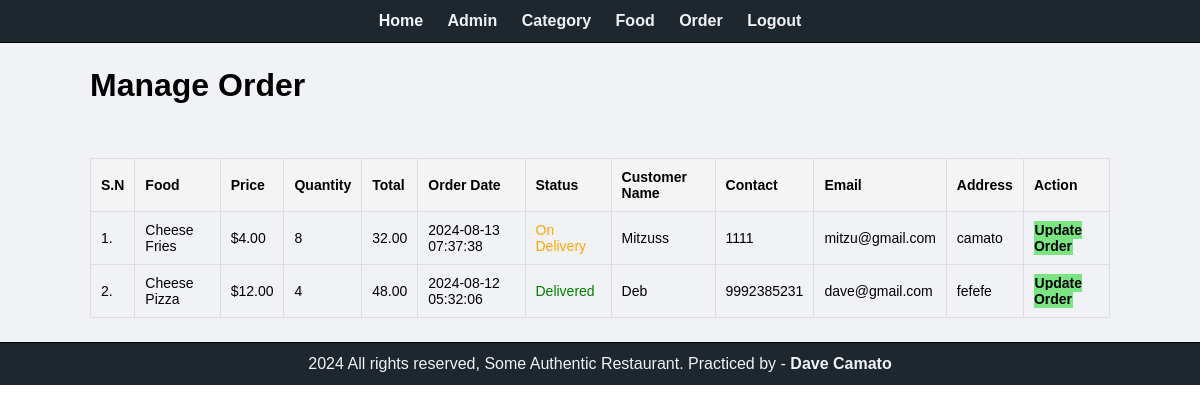
The page /admin/manage-order.php (signed in) on the database its author committed.
### tables this page shows
CREATE TABLE `tbl_order` (
  `id` int(10) UNSIGNED NOT NULL,
  `food` varchar(150) NOT NULL,
  `price` decimal(10,2) NOT NULL,
  `qty` int(11) NOT NULL,
  `total` decimal(10,2) NOT NULL,
  `order_date` datetime NOT NULL,
  `status` varchar(50) NOT NULL,
  `customer_name` varchar(150) NOT NULL,
  `customer_contact` varchar(20) NOT NULL,
  `customer_email` varchar(150) NOT NULL,
  `customer_address` varchar(255) NOT NULL
);

### admin/manage-order.php (the view, shortened to what this page needs)
<?php include ('partials/menu.php'); ?>
        <div class = "main-content">
            <div class = "wrapper">
                <h1>Manage Order</h1>
                    <br /> <br /> <br />
                    <table class = "tbl-full">
                        <tr>
                            <th>S.N</th>
                            <th>Food</th>
                            <th>Price</th>
                            <th>Quantity</th>
                            <th>Total</th>
                            <th>Order Date</th>
                            <th>Status</th>
                            <th>Customer Name</th>
                            <th>Contact</th>
                            <th>Email</th>
                            <th>Address</th>
                            <th>Action</th>
                        </tr>
                        <?php
                            $sql = "SELECT * FROM tbl_order ORDER BY id DESC";
                            $res = mysqli_query($conn, $sql);
                            $count = mysqli_num_rows($res);
                            $sn = 1;
                            if($count > 0)
                            {
                                while($row=mysqli_fetch_assoc($res))
                                {
                                    $id = $row['id'];
                                    $food = $row['food'];
                                    $price = $row['price'];
                                    $qty = $row['qty'];
                                    $total = $row['total'];
                                    $order_date = $row['order_date'];
                                    $status = $row['status'];
                                    $customer_name = $row['customer_name'];
                                    $customer_contact = $row['customer_contact'];
                                    $customer_email = $row['customer_email'];
                                    $customer_address = $row['customer_address'];
                                    ?>
                                        <tr>
                                            <td><?php echo $sn++; ?>.</td>
                                            <td><?php echo $food; ?></td>
                                            <td>$<?php echo $price; ?></td>
                                            <td><?php echo $qty; ?></td>
                                            <td><?php echo $total; ?></td>
                                            <td><?php echo $order_date; ?></td>
                                            <td>
                                                <?php
                                                    if($status=="Ordered")
                                                    {
                                                        echo "<label>$status</label>";
                                                    }
                                                    elseif($status=="On Delivery")
                                                    {
                                                        echo "<label style='color: orange;'>$status</label>";
                                                    }
                                                    elseif($status=="Delivered")
                                                    {
                                                        echo "<label style='color: green;'>$status</label>";
                                                    }
                                                    elseif($status=="Cancelled")
                                                    {
                                                        echo "<label style='color: red;'>$status</label>";
                                                    }
                                                ?>
                                            </td>
                                            <td><?php echo $customer_name; ?></td>
                                            <td><?php echo $customer_contact; ?></td>
                                            <td><?php echo $customer_email; ?></td>
                                            <td><?php echo $customer_address; ?></td>
                                            <td>
                                                <a href = "<?php echo SITEURL; ?>admin/update-order.php?id=<?php echo $id; ?>" class = "btn-secondary">Update Order</a>
                                            </td>
                                        </tr>
                                    <?php
                                }
                            }
                            else
                            {
                                echo "<tr><td colspan = '12' class = 'error'>Orders not Available.</td></tr>";
                            }
                        ?>
                    </table>
            </div>
        </div>
<?php include ('partials/footer.php'); ?>

### css/admin.css (style rules this page uses)
* { margin: 0; padding: 0; font-family:Arial, Helvetica, sans-serif; }
.wrapper { padding: 1%; width: 85%; margin: 0 auto; }
.tbl-full { width: 100%; border-collapse: collapse; }
.tbl-full th, .tbl-full td { border: 1px solid #ddd; padding: 10px; text-align: left; }
.tbl-full th { background-color: #f4f4f4; font-size: 14px; }
.tbl-full td { font-size: 14px; }
table tr th { border-bottom: 1px solid black; padding: 1%; text-align: left; }
table tr td { padding: 1%; }
.btn-secondary { background-color:#7AE582; padding: 1%; text-decoration: none; font-weight: bold; color: black; }
.main-content { background-color: #f1f2f6; padding: 1% 0; }

### rows shown on the page
tbl_order: food "Cheese Fries", price "4.00", qty "8", total "32.00", order_date "2024-08-13 07:37:38", status "On Delivery", customer_name "Mitzuss", customer_contact "1111", customer_email "mitzu@gmail.com", customer_address "camato"
tbl_order: food "Cheese Pizza", price "12.00", qty "4", total "48.00", order_date "2024-08-12 05:32:06", status "Delivered", customer_name "Deb", customer_contact "9992385231", customer_email "dave@gmail.com", customer_address "fefefe"
